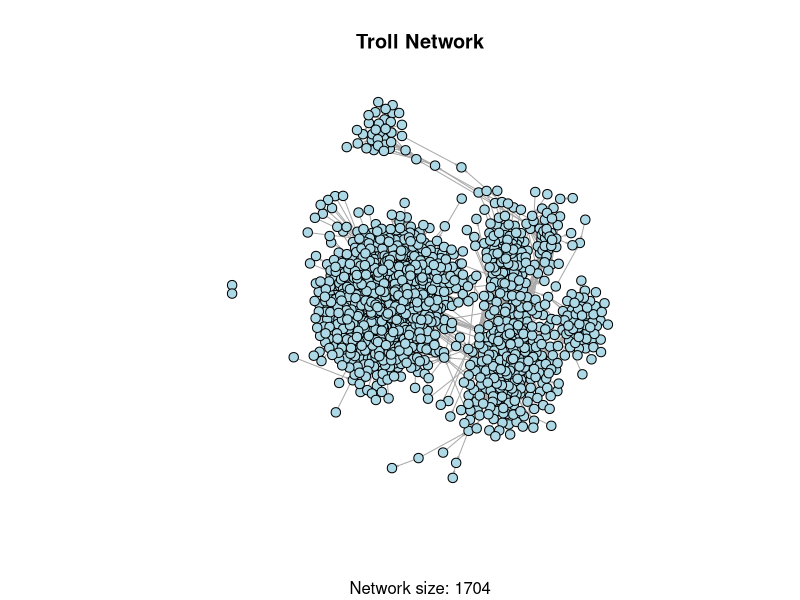
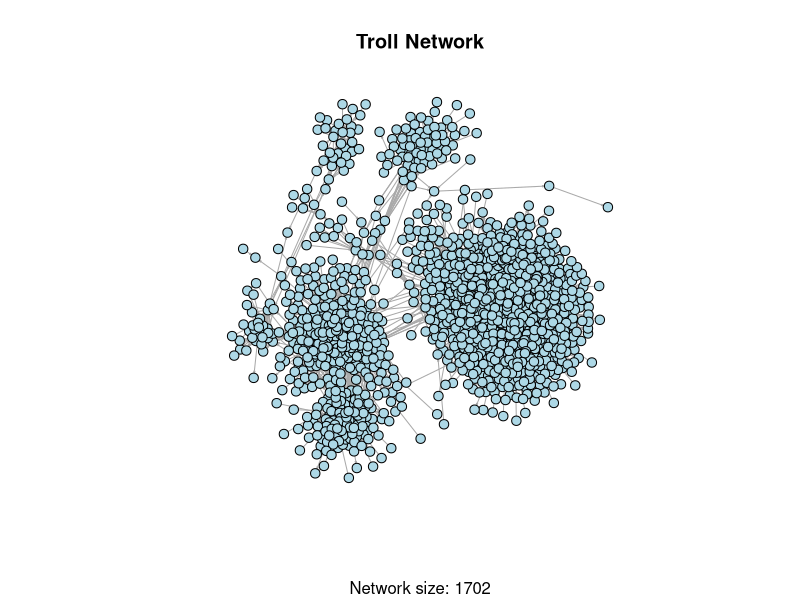
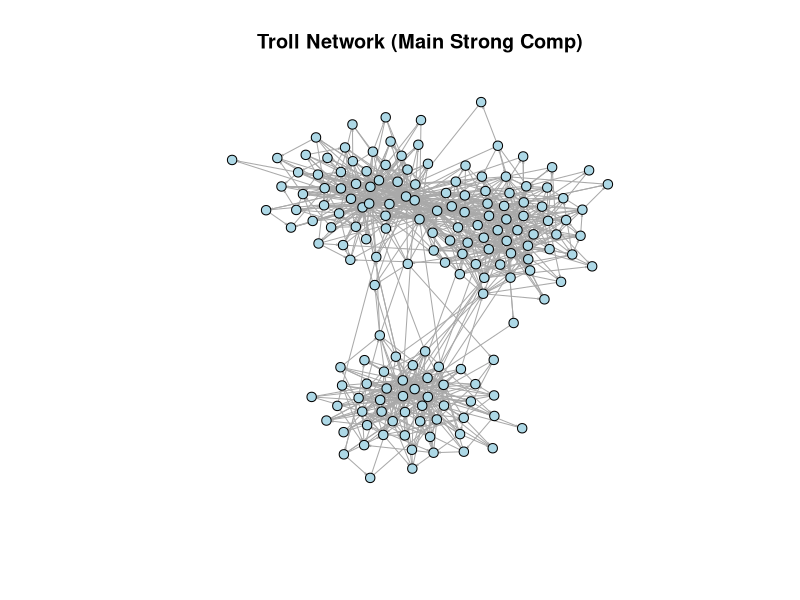
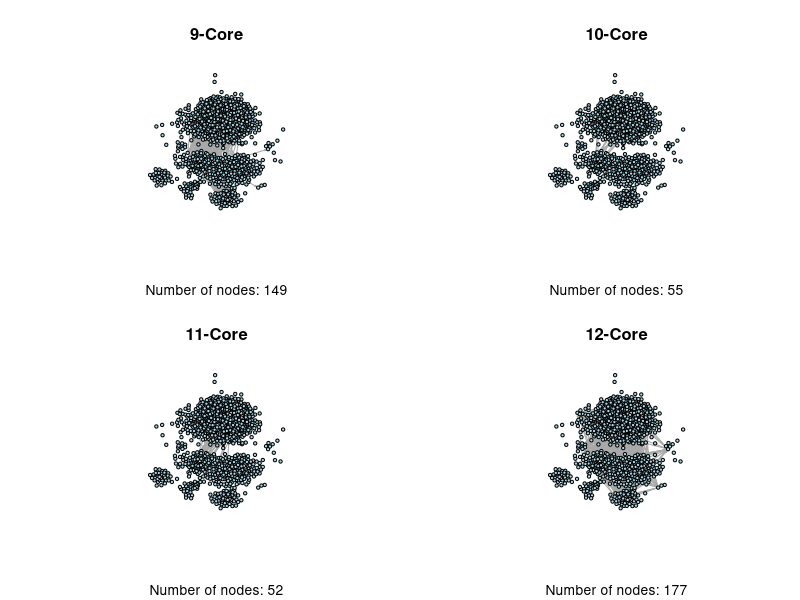
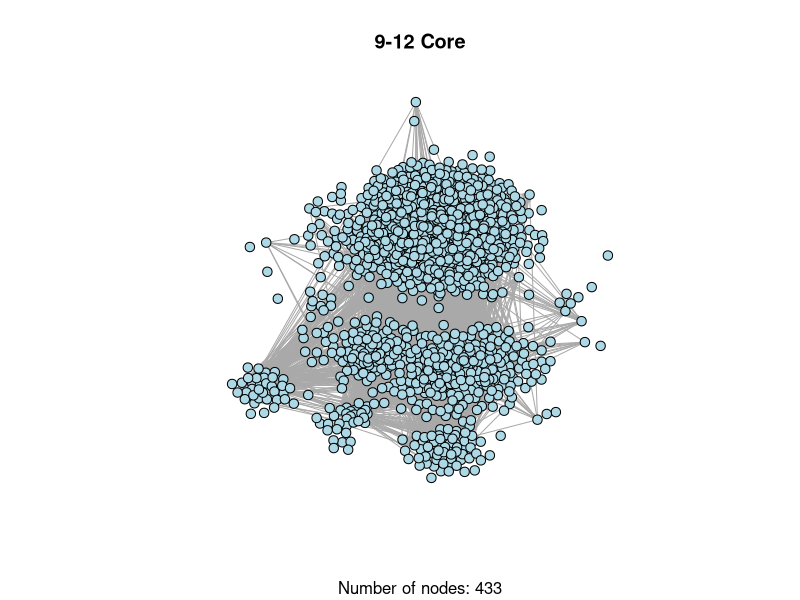
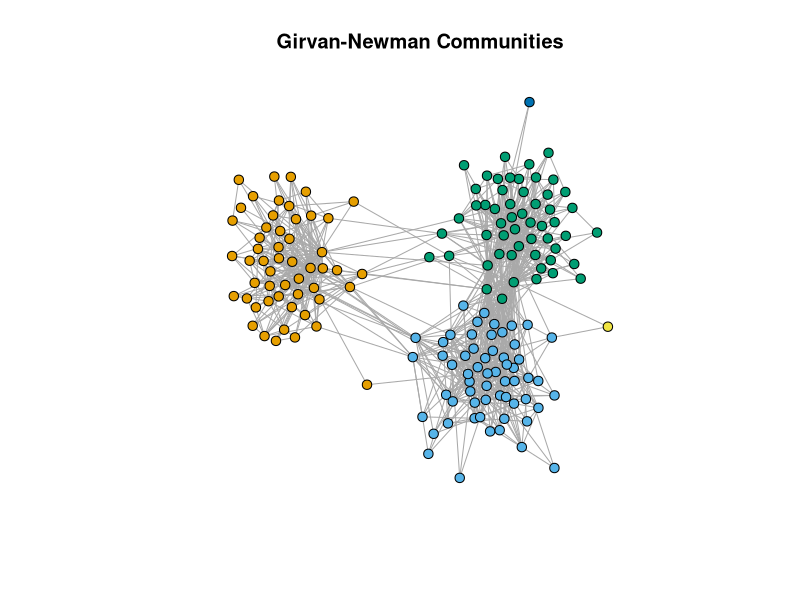
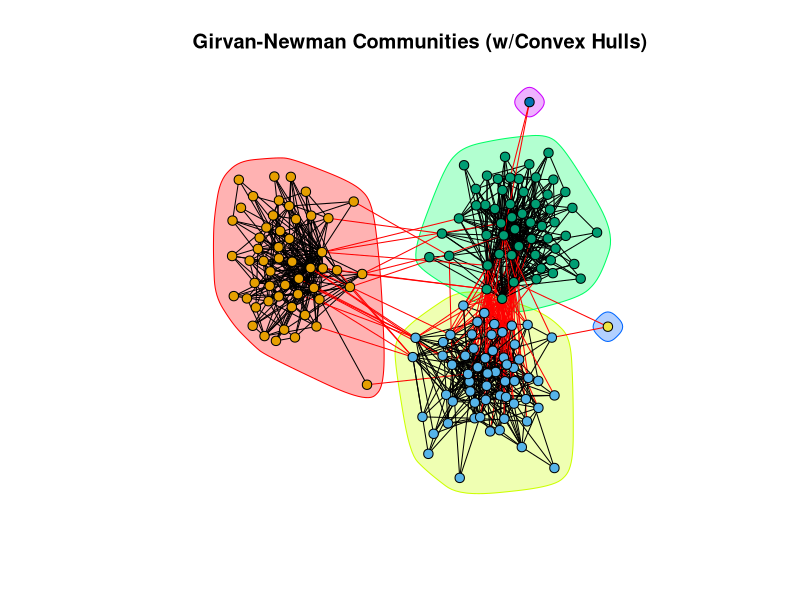
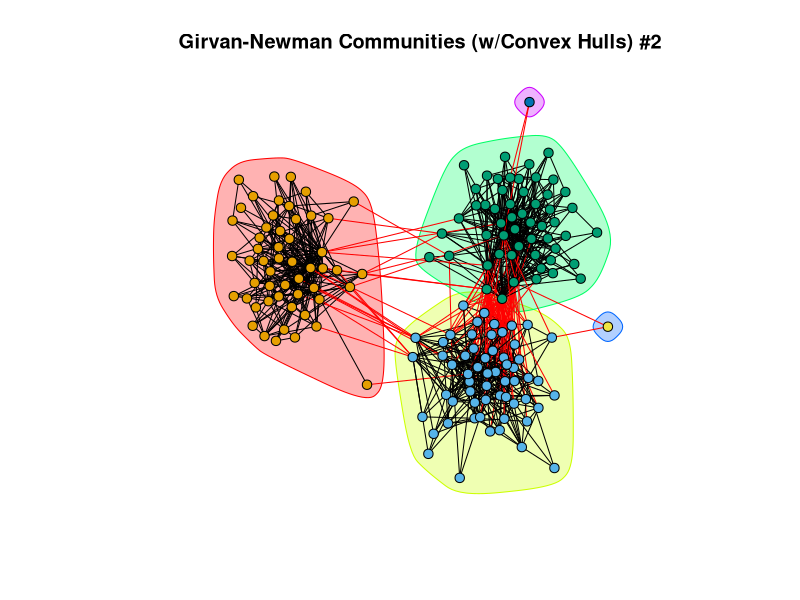

Source code (R) for these figures, in order:
## ---- chunk 1
#################################################
# What: Detecting Subgroups in R with igraph
# Created: 02.28.14
# Revised: 01.24.22
#################################################
## ---- chunk 2
library(igraph)
## ---- chunk 3
read.csv("data/Troll_EL.csv", header = TRUE) %>%
  head()
## ---- chunk 4
troll_g <- read.csv("data/Troll_EL.csv", header = TRUE) %>%
  graph_from_data_frame(directed = TRUE) 
## ---- chunk 5
is.directed(troll_g)
## ---- chunk 6
vcount(troll_g) 
## ---- chunk 7
plot(troll_g,
     layout = layout_with_graphopt,
     main = "Troll Network",
     sub = paste0("Network size: ", vcount(troll_g)),
     vertex.color = "lightblue", 
     vertex.label = NA,
     vertex.size = 5, 
     edge.arrow.size = 0.1)
## ---- chunk 8
w_comp <- decompose(troll_g, mode = "weak")
## ---- chunk 9
length(w_comp)

w_comp
## ---- chunk 10
decompose(troll_g, 
          mode = "weak", 
          # The minimum number of nodes a component should contain
          min.vertices = 2)
## ---- chunk 11
w_comp[[1]]
## ---- chunk 12
plot(w_comp[[1]],
     layout = layout_with_graphopt,
     main = "Troll Network",
     sub = paste0("Network size: ", vcount(w_comp[[1]])),
     vertex.color = "lightblue", 
     vertex.label = NA,
     vertex.size = 5, 
     edge.arrow.size = 0.1)
## ---- chunk 13
s_comp <- clusters(troll_g, mode = "strong")
## ---- chunk 14
names(s_comp)
## ---- chunk 15
s_comp$no
## ---- chunk 16
lg_s_comp <- induced_subgraph(troll_g,
                              vids = V(troll_g)[which(
                                s_comp$membership == which.max(s_comp$csize))]
                              )
lg_s_comp
## ---- chunk 17
plot(lg_s_comp,
     layout = layout_with_graphopt, 
     main = "Troll Network (Main Strong Comp)",
     vertex.color = "lightblue",
     vertex.label = NA,
     vertex.size = 5, 
     edge.arrow.size = .1)
## ---- chunk 18
# Extract the largest weak component
w_comp_main <- w_comp[[1]]
# Find all cliques
w_comp_main_cliques <- cliques(w_comp_main)
# Measure the output
length(w_comp_main_cliques)
## ---- chunk 19
# Find all cliques
w_comp_main_cliques <- cliques(w_comp_main, min = 3)
# Measure the output
length(w_comp_main_cliques)
## ---- chunk 20
count_max_cliques(w_comp_main)
## ---- chunk 21
count_max_cliques(w_comp_main, min = 3)
## ---- chunk 22
clique_num(w_comp_main)
## ---- chunk 23
count_max_cliques(w_comp_main, min = 8) 
## ---- chunk 24
troll_kcore <- coreness(troll_g)
troll_kcore[1:5]
## ---- chunk 25
table(troll_kcore)
## ---- chunk 26
troll_g <- set.vertex.attribute(troll_g,
                                # Name the vertex attribute
                                name = "kcore",
                                # The values for all vertices
                                value = coreness(troll_g))
# Take a look at the graph with a new vertex attribute
troll_g
## ---- chunk 27
# Extract 9-core
induced_subgraph(troll_g,
                 # Create a logical vector of which vertices to keep using the
                 # V() function and the $ accessor to set up a logical test
                 vids = V(troll_g)$kcore == 9)
## ---- chunk 28
par(mfrow = c(2, 2))

# Save the coordinates
coords <- layout_with_graphopt(troll_g)

# Create a 9-core graph
induced_subgraph(troll_g,
                 vids = V(troll_g)$kcore == 9) %>%
  # 'and then' plot it
  plot(main = "9-Core",
       sub = paste0("Number of nodes: ", vcount(.)),
       layout = coords,
       vertex.label = NA,
       vertex.size = 5,
       vertex.color = "lightblue",
       edge.arrow.size = 0.1)

# Create a 10-core graph
induced_subgraph(troll_g,
                 vids = V(troll_g)$kcore == 10) %>%
  # 'and then' plot it
  plot(main = "10-Core",
       sub = paste0("Number of nodes: ", vcount(.)),
       layout = coords,
       vertex.label = NA,
       vertex.size = 5,
       vertex.color = "lightblue",
       edge.arrow.size = 0.1)

# Create a 11-core graph
induced_subgraph(troll_g,
                 vids = V(troll_g)$kcore == 11) %>%
  # 'and then' plot it
  plot(main = "11-Core",
       sub = paste0("Number of nodes: ", vcount(.)),
       layout = coords,
       vertex.label = NA,
       vertex.size = 5,
       vertex.color = "lightblue",
       edge.arrow.size = 0.1)

# Create a 12-core graph
induced_subgraph(troll_g,
                 vids = V(troll_g)$kcore == 12) %>%
  # 'and then' plot it
  plot(main = "12-Core",
       sub = paste0("Number of nodes: ", vcount(.)),
       layout = coords,
       vertex.label = NA,
       vertex.size = 5,
       vertex.color = "lightblue",
       edge.arrow.size = 0.1)

# Turn off the graphic devices
dev.off()
## ---- chunk 29
induced_subgraph(troll_g, troll_kcore >= 9) %>%
  plot(main = "9-12 Core",
       sub = paste0("Number of nodes: ", vcount(.)),
       layout = coords,
       vertex.label = NA,
       vertex.size = 5,
       vertex.color = "lightblue",
       edge.arrow.size = 0.1)
## ---- chunk 30
lg_s_comp_simp <- lg_s_comp %>%
  as.undirected()

lg_s_comp_simp
## ---- chunk 31
gn <- cluster_edge_betweenness(lg_s_comp_simp)
# Take a look at the object
gn
## ---- chunk 32
names(gn)
## ---- chunk 33
# Print modularity score
modularity(gn)
# Print the number of identified communities
length(gn)
## ---- chunk 34
# Calculate normalized modularity (qprime) by dividing the modularity by the 
# product of 1 minus the inverse of the number of communities. 
qprime_gn <- modularity(gn)/(1 - (1/length(gn)))
# Take a look
qprime_gn
## ---- chunk 35
# Add membership attribute to graph
lg_s_comp_simp <- set.vertex.attribute(lg_s_comp_simp,
                                       name = "gn_membership",
                                       value = membership(gn))

# Store coordinates to use later
coords <- layout_with_fr(lg_s_comp_simp)

# Plot
plot(lg_s_comp_simp,
     layout = coords,
     main = "Girvan-Newman Communities",
     vertex.label = NA,
     vertex.size = 5,
     vertex.color = get.vertex.attribute(lg_s_comp_simp, "gn_membership")
     )
## ---- chunk 36
plot(gn,
     lg_s_comp_simp,
     layout = coords,
     main = "Girvan-Newman Communities (w/Convex Hulls)",
     vertex.label = NA,
     vertex.size = 5,
     vertex.color = get.vertex.attribute(lg_s_comp_simp, "gn_membership")
     )
## ---- chunk 37
plot(gn,
     lg_s_comp_simp,
     layout = coords,
     main = "Girvan-Newman Communities (w/Convex Hulls) #2",
     vertex.label = NA,
     vertex.size = 5)
## ---- chunk 38
wt <- cluster_walktrap(lg_s_comp_simp)
## ---- chunk 39
data.frame(
  "modularity" = modularity(wt),
  "normalized modularity" = modularity(wt)/(1 - (1/length(wt))),
  "communities" = length(wt)
)
## ---- chunk 40
plot(wt,
     lg_s_comp_simp,
     layout = coords,
     main = "Walktrap (w/ Convex Hulls)",
     vertex.label = NA,
     vertex.size = 5)
## ---- chunk 41
sg <- cluster_spinglass(lg_s_comp_simp)
## ---- chunk 42
data.frame(
  "modularity" = modularity(sg),
  "normalized modularity" = modularity(sg)/(1 - (1/length(sg))),
  "communities" = length(sg)
)
## ---- chunk 43
plot(sg,
     lg_s_comp_simp,
     layout = coords,
     main = "Spin-Glass (w/ Convex Hulls)",
     vertex.label = NA,
     vertex.size = 5)
## ---- chunk 44
lo <- cluster_louvain(lg_s_comp_simp)
## ---- chunk 45
data.frame(
  "modularity" = modularity(lo),
  "normalized modularity" = modularity(lo)/(1 - (1/length(lo))),
  "communities" = length(lo)
)
## ---- chunk 46
plot(lo,
     lg_s_comp_simp,
     layout = coords,
     main = "Louvain (w/ Convex Hulls)",
     vertex.label = NA,
     vertex.size = 5)
## ---- chunk 47
# Create the data.frame
community <- data.frame("Algorithm" = c("Girvan-Newman", "Walktrap",
                                        "Spin Glass", "Louvain"),
                        "Number of Groups" = c(length(gn), length(wt),
                                               length(sg), length(lo)),
                        "Modularity" = c(modularity(gn), modularity(wt),
                                         modularity(sg), modularity(lo)),
                        "Normalized Modularity" = c(
                          modularity(gn)/(1 - (1/length(gn))),
                          modularity(wt)/(1 - (1/length(wt))),
                          modularity(sg)/(1 - (1/length(sg))),
                          modularity(lo)/(1 - (1/length(lo)))
                          ))

community
